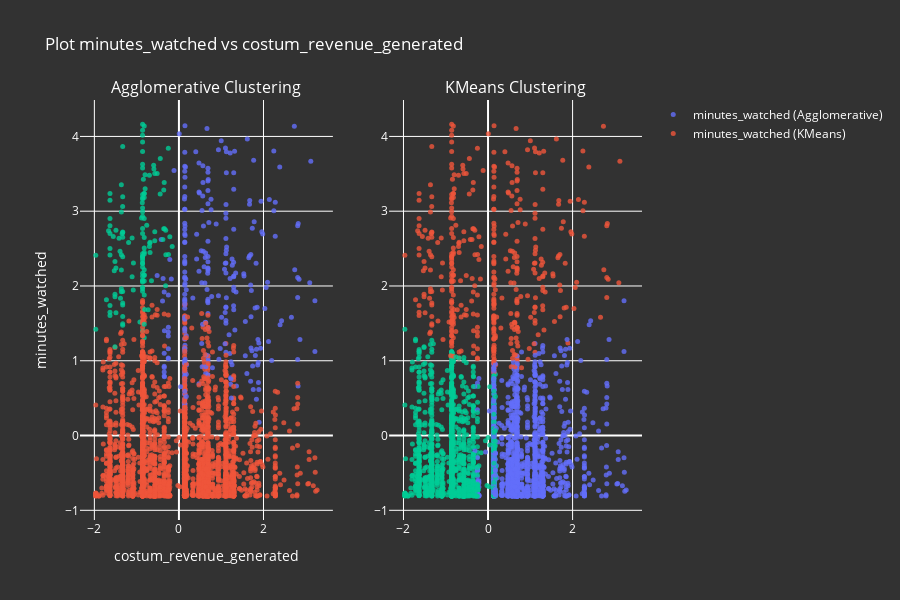

Notebook code for this chart:
### Code cell
background_color = 'rgba(50, 50, 50, 1)'
text_color = 'white'
curve_colors = [
    'rgba(65, 105, 225, 0.8)', 
    'rgba(244, 164, 96, 0.8)', 
    'rgba(205, 92, 92, 0.8)', 
    'rgba(20, 92, 92, 0.8)', 
    'rgba(205, 9, 92, 0.8)'
]

x_column_name = 'costum_revenue_generated'
y_column_name = 'minutes_watched'
fixed_colors = ['#636EFA', '#EF553B', '#00CC96', '#AB63FA', '#FFA15A']

fig = make_subplots(rows=1, cols=2, subplot_titles=("Agglomerative Clustering", "KMeans Clustering"))

fig.add_trace(go.Scatter(
    x=data_with_feature_eng[x_column_name],
    y=data_with_feature_eng[y_column_name],
    mode='markers',
    marker=dict(
        color=[fixed_colors[cluster] for cluster in data_with_feature_eng["Clusters_aggro"]],
        size=5,
        opacity=0.8
    ),
    line=dict(color=curve_colors[0]),
    name=f"{y_column_name} (Agglomerative)"
), row=1, col=1)

fig.add_trace(go.Scatter(
    x=data_with_feature_eng[x_column_name],
    y=data_with_feature_eng[y_column_name],
    mode='markers',
    marker=dict(
        color=[fixed_colors[cluster] for cluster in data_with_feature_eng["Clusters_kmeans"]],
        size=5,
        opacity=0.8
    ),
    line=dict(color=curve_colors[1]),
    name=f"{y_column_name} (KMeans)"
), row=1, col=2)

fig.update_layout(
    title=f'Plot {y_column_name} vs {x_column_name}',
    xaxis_title=x_column_name, 
    yaxis_title=y_column_name,
    plot_bgcolor=background_color, 
    paper_bgcolor=background_color,
    font=dict(color=text_color),
    height=600
)

fig.show()

### Figure 1 — Plotly figure (JSON) as saved in the notebook; plotly's stock layout.template omitted (floating-point values rounded to 4 significant figures; data arrays with more than 128 entries replaced by an {"elided": "..."} marker saying what was removed)
{"data": [{"line": {"color": "rgba(65, 105, 225, 0.8)"}, "marker": {"color": {"elided": "3464 str values"}, "opacity": 0.8, "size": 5}, "mode": "markers", "name": "minutes_watched (Agglomerative)", "type": "scatter", "x": {"elided": "3464 float values"}, "xaxis": "x", "y": {"elided": "3464 float values"}, "yaxis": "y"}, {"line": {"color": "rgba(244, 164, 96, 0.8)"}, "marker": {"color": {"elided": "3464 str values"}, "opacity": 0.8, "size": 5}, "mode": "markers", "name": "minutes_watched (KMeans)", "type": "scatter", "x": {"elided": "3464 float values"}, "xaxis": "x2", "y": {"elided": "3464 float values"}, "yaxis": "y2"}], "layout": {"annotations": [{"font": {"size": 16}, "showarrow": false, "text": "Agglomerative Clustering", "x": 0.225, "xanchor": "center", "xref": "paper", "y": 1, "yanchor": "bottom", "yref": "paper"}, {"font": {"size": 16}, "showarrow": false, "text": "KMeans Clustering", "x": 0.775, "xanchor": "center", "xref": "paper", "y": 1, "yanchor": "bottom", "yref": "paper"}], "font": {"color": "white"}, "height": 600, "paper_bgcolor": "rgba(50, 50, 50, 1)", "plot_bgcolor": "rgba(50, 50, 50, 1)", "title": {"text": "Plot minutes_watched vs costum_revenue_generated"}, "xaxis": {"anchor": "y", "domain": [0, 0.45], "title": {"text": "costum_revenue_generated"}}, "xaxis2": {"anchor": "y2", "domain": [0.55, 1]}, "yaxis": {"anchor": "x", "domain": [0, 1], "title": {"text": "minutes_watched"}}, "yaxis2": {"anchor": "x2", "domain": [0, 1]}}}
